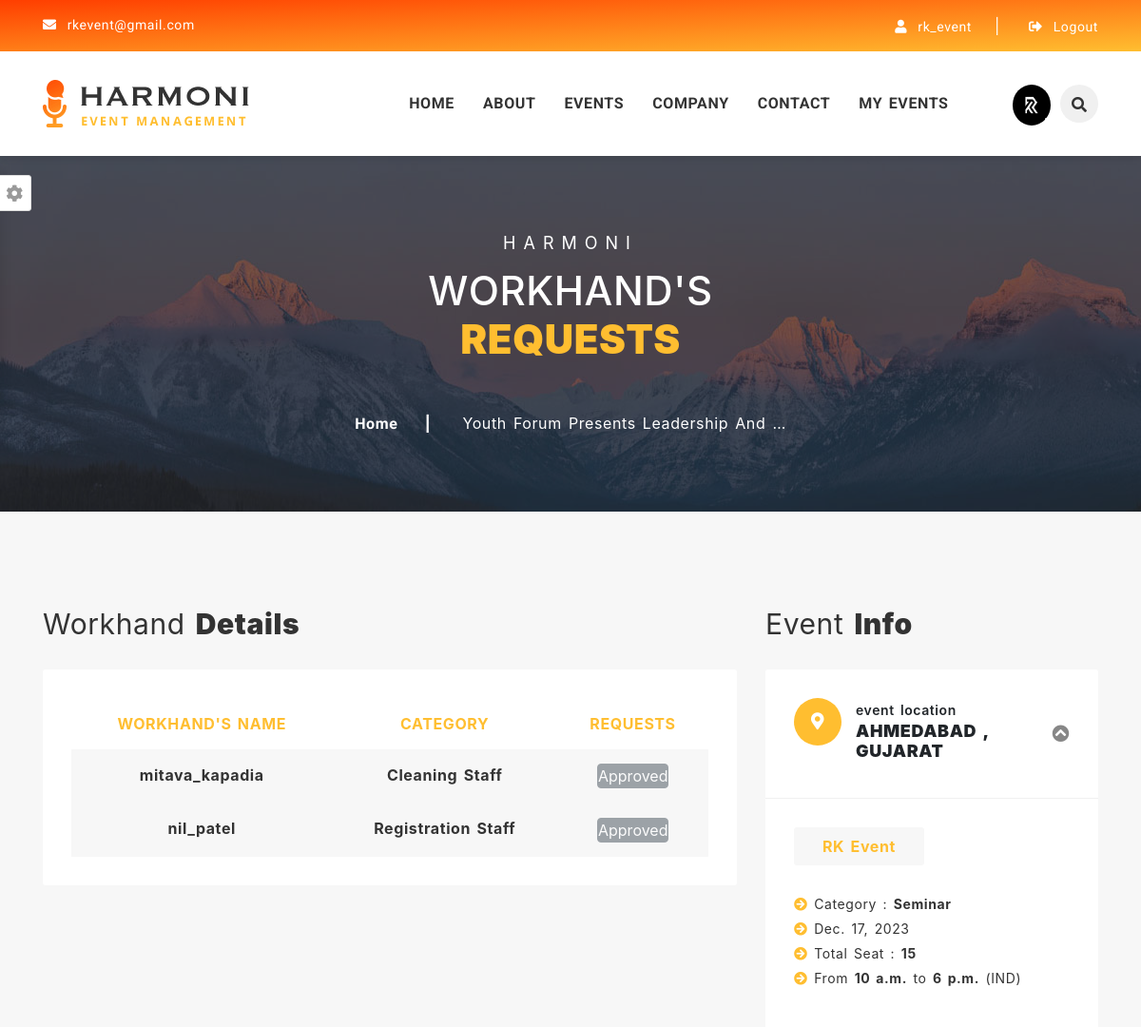
Before: /workhands-requests/youth-forum-presents-leadership-and-team-building-seminar (signed in, upper part) with the older database file.
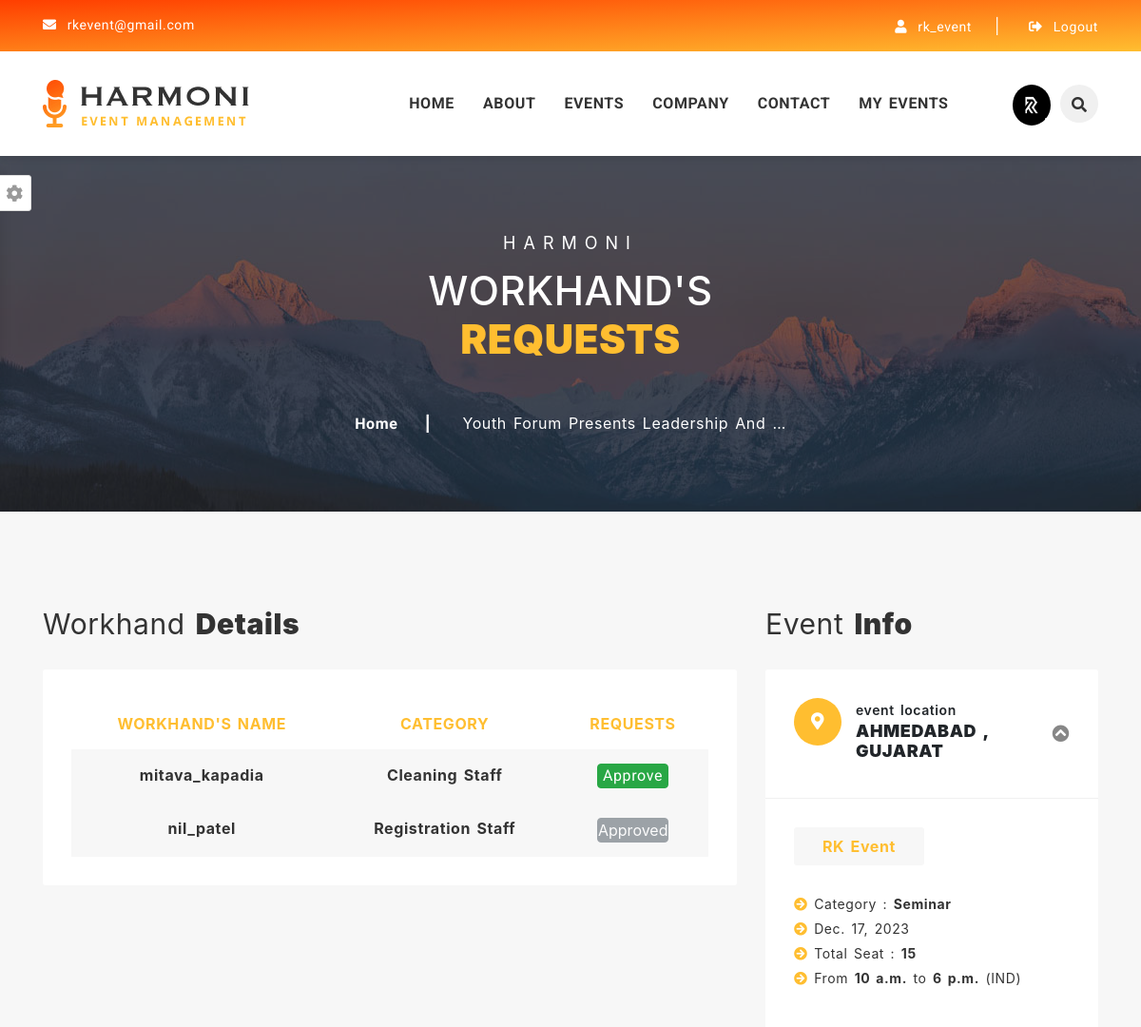
After: the same page with the newer database file.
### event_data/models.py (models this page shows, shortened)
class Event_Registrations(models.Model):
    registration_date = models.DateField(default=datetime.now)
    event_workhand_id = models.ForeignKey('Event_workhand' , on_delete=models.CASCADE , default=None)
    workhand_id = models.ForeignKey('Workhand',on_delete=models.CASCADE)
    registration_status = models.BooleanField(default=False)
    event_id = models.ForeignKey('Event' , on_delete=models.CASCADE)
    company_id = models.ForeignKey('Company' , on_delete=models.CASCADE)
    payment_status = models.BooleanField(default=False)
    payment_date = models.DateField(default=datetime.now)

class Workhand(models.Model):
    first_name = models.CharField(max_length=255)
    last_name = models.CharField(max_length=255)
    email = models.EmailField()
    contact_number = models.CharField(max_length=12)
    street_address = models.CharField(max_length=200)
    city_id = models.ForeignKey('City', on_delete=models.CASCADE)
    state_id = models.ForeignKey('State' , on_delete=models.CASCADE)
    profilePic_path = models.ImageField(default = 'default.jpg' , upload_to = 'workhand_img/')
    Workhand_category_id = models.ForeignKey('Workhand_category' , on_delete=models.CASCADE)
    User_id = models.ForeignKey('auth.User',  on_delete=models.CASCADE)
    def __str__(self):
        return self.User_id.username

class Event_workhand(models.Model):
    Workhand_category_id = models.ForeignKey('Workhand_category' , on_delete=models.CASCADE)
    number_of_workhand = models.IntegerField(default=11)
    price = models.DecimalField(max_digits=10, decimal_places=2 , default = None)
    event_id = models.ForeignKey('Event' , on_delete=models.CASCADE)
    def __str__(self):
        return self.Workhand_category_id.workhand_category_name

class Workhand_category(models.Model):
    workhand_category_name = models.CharField(max_length=50)

### company/views.py (the view)
# urls.py: path("workhands-requests/<slug>",views.workhand_requests,name="workhand_requests"),
@login_required(login_url="/accounts/login/")
@user_passes_test(lambda u: u.is_staff, login_url='/404-error/')
def workhand_requests(request,slug):
    event = Event.objects.get(slug=slug)
    workhands_Requests = Event_Registrations.objects.filter(event_id=event)
    context = {
        'event' : event,
        'workhands_Requests' : workhands_Requests,
    }
    return render(request,'vendor/request_approve.html',context)

### event_data/models.py (called while the page is built)
    def __str__(self):
        return self.name

    def __str__(self):
        return self.city_name

    def __str__(self):
        return self.state_name

    def __str__(self):
        return self.Event_subcategory_name

### templates/vendor/request_approve.html (shortened to what the changed rows need)
{% extends 'user/base.html' %}
{% load static %}
{% block content %}
		<section id="breadcrumb-section" class="breadcrumb-section clearfix">
			<div class="jarallax" style="background-image: url({% static 'assets/images/breadcrumb/0.breadcrumb-bg.jpg' %});">
				<div class="overlay-black">
					<div class="container">
						<div class="row justify-content-center">
							<div class="col-lg-6 col-md-12 col-sm-12">
								<div class="breadcrumb-title text-center mb-50">
									<h2 class="big-title">Workhand's <strong>Requests</strong></h2>
								</div>
							</div>
						</div>
					</div>
				</div>
			</div>
		</section>
		<section id="booking-section" class="booking-section bg-gray-light sec-ptb-100 clearfix">
			<div class="container">
				<div class="row">
					<div class="col-lg-8 col-md-12 col-sm-12">
						<div class="booking-content-wrapper">
							<div class="order-summary mb-50">
								<div class="section-title mb-30">
									<h2 class="big-title">Workhand <strong>Details</strong></h2>
								</div>
								<div class="order-summary-table table-responsive">
									{% if event.company_id.User_id == request.user %}
									<table class="table text-center">
										<thead>
											<tr>
												<th scope="col">Workhand's Name</th>
												<th scope="col">Category</th>
												<th scope="col">Requests</th>
											</tr>
										</thead>
                                        <tbody>
                                        {% for i in  workhands_Requests %}
                                            <tr class="bg-gray-light">
                                                <td>{{i.workhand_id}}</td>
                                                <td>{{i.event_workhand_id}}
                                                <td>
                                                {% if i.registration_status %}
                                                <button class="btn btn-secondary p-0" style="width:75px;" disabled>Approved</button>
                                                {% else %}
                                                <a href="/request-approve/?workhand_id={{i.id}}" class="btn btn-success p-0" style="width:75px;">Approve</a>
                                                {% endif %}
                                                </td>
                                            </tr>
                                        {% endfor %}
                                        </tbody>
									</table>
                                    {% endif %}
								</div>
							</div>
						</div>
					</div>
					<div class="col-lg-4 col-md-12 col-sm-12">
						<div class="sidebar-section">
							<div class="section-title mb-30">
								<h2 class="big-title">event <strong>info</strong></h2>
							</div>
						</div>
					</div>
				</div>
			</div>
		</section>
{% endblock content%}

Changed rows visible on the page:
changed Event_Registrations "mitava_kapadia": registration_status "Approved" → "Approve"
